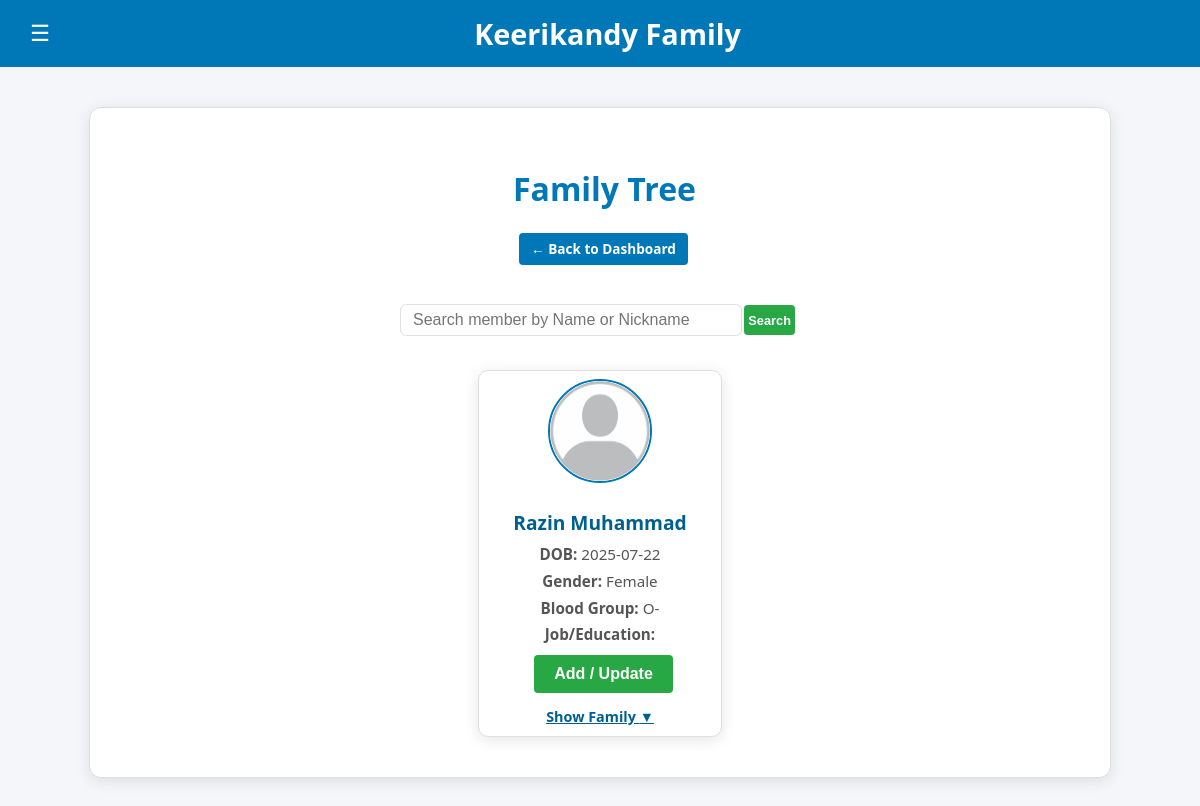
The page /tree (signed in) on the database as committed earlier.
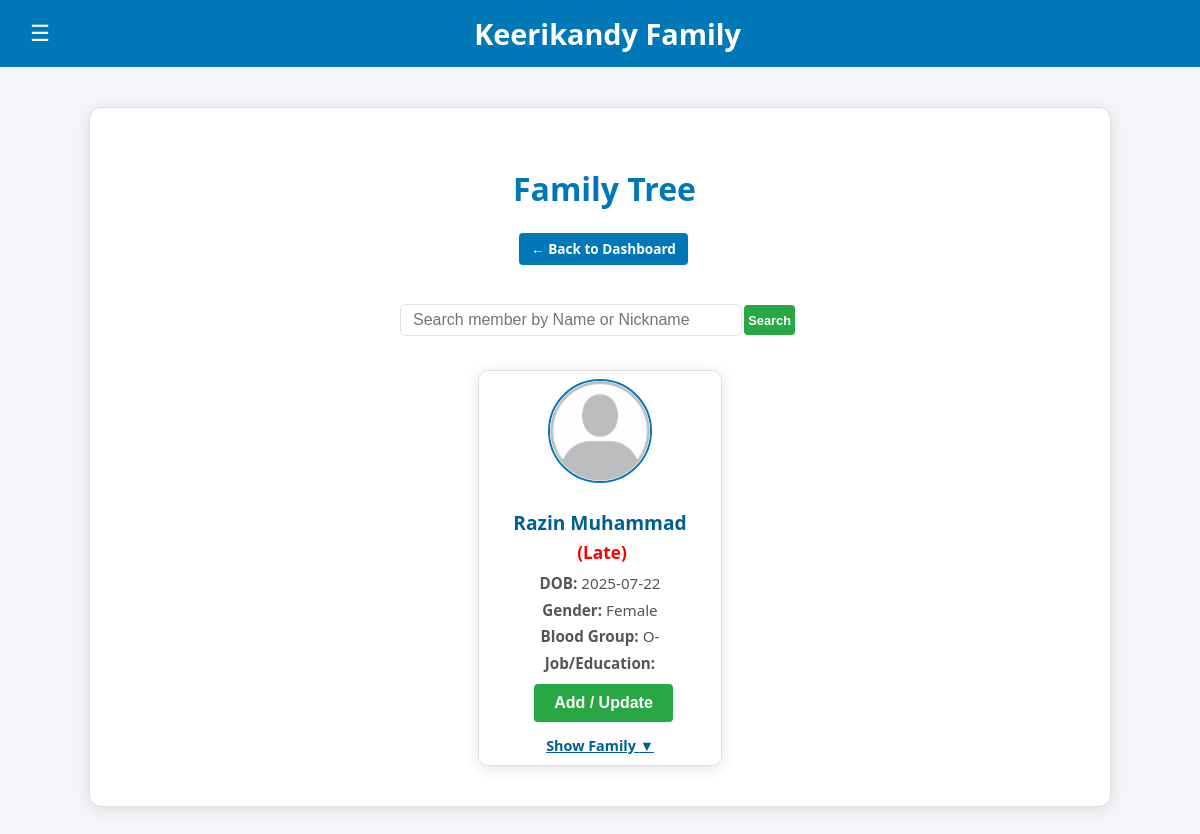
The same page on the database as committed later.
### tables this page shows
CREATE TABLE family_members (
    id INTEGER PRIMARY KEY AUTOINCREMENT,
    name TEXT NOT NULL,
    nickname TEXT,
    is_late INTEGER DEFAULT 0,
    dob TEXT,
    gender TEXT,
    blood_group TEXT,
    job_or_education TEXT,
    selfie_path TEXT
);

### app.py (the view)
@app.route("/tree")
@login_required
def tree():
    db = get_db()
    members = db.execute("SELECT * FROM family_members").fetchall()
    relationships = db.execute("SELECT * FROM relationships").fetchall()
    members_dict = {m["id"]: dict(m) for m in members}
    for m in members_dict.values():
        m["is_spouse"] = False
    spouse_ids = set()
    for rel in relationships:
        if rel["relation"] in ("wife", "husband", "spouse"):
            spouse_ids.add(rel["member_id"])
    for spouse_id in spouse_ids:
        if spouse_id in members_dict:
            members_dict[spouse_id]["is_spouse"] = True
    tree = {}
    for member_id in members_dict:
        tree[member_id] = {
            "member": members_dict[member_id],
            "children": [],
            "spouse": []
        }
    for rel in relationships:
        if rel["relation"] == "child":
            tree[rel["related_to"]]["children"].append(rel["member_id"])
        elif rel["relation"] in ("wife", "husband", "spouse"):
            tree[rel["related_to"]]["spouse"].append(rel["member_id"])
    root_id = None
    if members:
        root_id = min(members_dict.keys())
    return render_template(
        "tree.html",
        tree=tree,
        root_id=root_id,
        mode="tree",
        user=current_user
    )

### app.py (called while the page is built)
@babel.localeselector
def get_locale():
    lang = request.args.get('lang')
    if lang in ['en', 'ml']:
        session['lang'] = lang
        return lang
    return session.get('lang', 'en')

@app.before_request
def set_language():
    lang = request.args.get('lang')
    if lang in ['en', 'ml']:
        session['lang'] = lang

@app.context_processor
def inject_locale():
    return dict(get_locale=get_locale)

@app.before_request
def make_session_permanent():
    session.permanent = True
    app.permanent_session_lifetime = timedelta(days=15)

@login_manager.user_loader
def load_user(user_id):
    db = get_db()
    user = db.execute("SELECT * FROM users WHERE id=?", (user_id,)).fetchone()
    return User(user) if user else None

@app.context_processor
def inject_filter_value():
    return {
        "current_filter": request.args.get("filter", "all")
    }

@app.context_processor
def inject_filter_value():
    return {
        "current_filter": request.args.get("filter", "all")
    }

### templates/tree.html (shortened to what this page needs)
<!DOCTYPE html>
<html lang="{{ get_locale() }}">
<head>
</head>
<body>
  <header class="site-header">
    {% if mode != "login" %}
      <button id="menuBtn" class="menu-btn">☰</button>
    {% else %}
      <span class="menu-placeholder"></span>
    {% endif %}
    <span class="site-title">{{_('Keerikandy Family')}}</span>
    {% if mode != "login" %}
      <span class="menu-placeholder"></span>
    {% else %}
      <span class="menu-placeholder"></span>
    {% endif %}
  </header>
  <div class="container">
    <h2 class="tree-title">{{ _('Family Tree') }}</h2>
    <div class="tree-header">
      <a href="{{ url_for('dashboard') }}" class="btn btn-back">← {{_('Back to Dashboard')}}</a>
    </div>
<div class="tree-search">
  <div class="search-bar">
    <input type="text" id="searchInput" placeholder="{{_('Search member by Name or Nickname')}}" />
    <button id="searchBtn" class="btn btn-add" title="{{_('Search')}}">{{_('Search')}}</button>
  </div>
</div>
  {% macro render_member(member_id, tree, collapsed=True) %}
    {% set member = tree[member_id]["member"] %}
    <div class="member-box" data-member="{{ member.id }}">
      {% if member.selfie_path %}
        <img src="{{ member.selfie_path }}" alt="Selfie">
      {% else %}
    <img src="{{ url_for('static', filename='images/default_profile.jpeg') }}" alt="Default Profile">{% endif %}
<h3>
  {{ member.name }}
  {% if member.is_late %}
    <span class="late-label">({{_('Late')}})</span>
  {% elif member.nickname %}
    <span class="nickname-label">({{ member.nickname }})</span>
  {% endif %}
</h3>
      <p><strong>{{_('DOB')}}:</strong> {{ member.dob }}</p>
      <p><strong>{{ _('Gender') }}:</strong>
  {% if member.gender == 'Male' %}
    {{ _('Male') }}
  {% elif member.gender == 'Female' %}
    {{ _('Female') }}
  {% elif member.gender == 'Other' %}
    {{ _('Other') }}
  {% else %}
    {{ '-' }}
  {% endif %}
</p>
      <p><strong>{{_('Blood Group')}}:</strong> {{ member.blood_group }}</p>
      <p><strong>{{_('Job/Education')}}:</strong> {{ member.job_or_education }}</p>
      {% if current_user.role in ["Admin", "Contributor"] %}
        <button type="button" class="btn btn-add toggle-actions-btn">{{_('Add / Update')}}</button>
      {% endif %}
      {% if tree[member_id]["spouse"] or tree[member_id]["children"] %}
        <div class="toggle-family">{{_('Show Family')}} ▼</div>
      {% endif %}
    </div>
  {% endmacro %}
  <div class="tree-container">
  {% if root_id %}
    {{ render_member(root_id, tree, collapsed=True) }}
  {% else %}
    <p>{{_('No root member found')}}.</p>
  {% endif %}
</div>
</div>
</body>
</html>

### templates/tree.html (style rules this page uses)
:root { --primary: #0077b6; --primary-dark: #005f91; --secondary: #6c757d; --secondary-dark: #545b62; --warning: #f39c12; --warning-dark: #d78b0d; --success: #28a745; --info: #007bff; --danger: #dc3545; --background: #f4f6f9; --white: #ffffff; --text: #333333; --light-border: #e0e0e0; --light-grey: #f9f9f9; --shadow: 0 3px 15px rgba(0, 0, 0, 0.1); }
html, body { margin: 0; padding: 0; overflow-x: hidden; }
html { font-size: 16px; }
body { background: var(--background); font-family: 'Segoe UI', sans-serif; color: var(--text); line-height: 1.5; }
.site-header { display: flex; justify-content: space-between; align-items: center; background: var(--primary); color: var(--white); padding: 12px 16px; width: 100%; }
.menu-btn { background: none; border: none; color: var(--white); cursor: pointer; font-size: 1.4rem; width: 48px; height: 24px; display: inline-flex; align-items: center; justify-content: center; margin: 0; }
.site-title { flex: none; text-align: center; font-size: 1.8rem; font-weight: bold; margin-left: -17px; }
.menu-placeholder { display: inline-block; width: 48px; height: 24px; }
.tree-title { text-align: center; color: var(--primary); font-size: 2rem; margin-bottom: 30px; font-weight: 600; margin-left: 9px; }
.tree-header { display: flex; justify-content: center; margin-bottom: 30px; flex-wrap: wrap; gap: 15px; }
.tree-header a { display: inline-block; color: var(--white); background: var(--primary); text-decoration: none; padding: 10px 20px; border-radius: 4px; font-weight: 600; font-size: 1rem; transition: background 0.3s ease; }
.container { max-width: 960px; margin: 40px auto; background: var(--white); padding: 30px; border-radius: 12px; box-shadow: var(--shadow); border: 1px solid var(--light-border); }
.tree-container { display: flex; flex-wrap: wrap; justify-content: center; }
.member-box { border: 1px solid var(--light-border); border-radius: 10px; background: var(--white); padding: 15px ; margin: 15px; width: 250px; text-align: center; display: block; box-shadow: var(--shadow); transition: transform 0.3s; }
.member-box { width: 100%; max-width: 230px; margin: 10px auto; padding: 8px 6px; }
.member-box img { width: 100px; height: 100px; object-fit: cover; border-radius: 50%; margin-bottom: 10px; border: 2px solid var(--primary); }
.member-box h3 { margin: 10px 0 5px 0; font-size: 1.2rem; color: var(--primary-dark); }
.member-box p { margin: 4px 0; font-size: 0.95rem; color: #555; }
.late-label { color: red; font-weight: bold; margin-left: 4px; font-size: 0.9em; }
.toggle-family { cursor: pointer; color: var(--primary-dark); text-decoration: underline; margin-top: 8px; display: inline-block; font-weight: 600; font-size: 0.9rem; }
.tree-search { text-align: center; margin-bottom: 20px; }
.tree-search input { width: 300px; max-width: 90%; padding: 10px; border: 1px solid var(--light-border); border-radius: 6px; font-size: 1rem; }
.btn { padding: 10px 20px; margin: 5px; font-size: 1rem; border: none; border-radius: 4px; cursor: pointer; display: inline-block; text-decoration: none; font-weight: 600; transition: background 0.3s ease; margin-left: 12px; }
.btn-back { background: var(--secondary); color: var(--white); }
.btn-add { background: var(--success); color: var(--white); }
.search-bar input { flex: 1 1 auto; min-width: 0; width: 100%; height: 30px; padding: 0 12px; font-size: 1rem; }
.search-bar .btn { flex: 0 0 auto; height: 30px; padding: 0 4px; font-size: 0.8rem; margin-left: 0; }
.search-bar { display: flex; flex-wrap: nowrap; justify-content: center; align-items: center; gap: 2px; width: 100%; max-width: 400px; margin: 0 auto; }
.tree-header a.btn-back { font-size: 0.85rem; padding: 6px 12px; margin-top: -10px; }

Rows that differ between the two databases and show on the page:
changed family_members "Razin Muhammad": is_late 0 → 1 (drawn)
Other text that changed with them:
text now shown: "( Late )"
